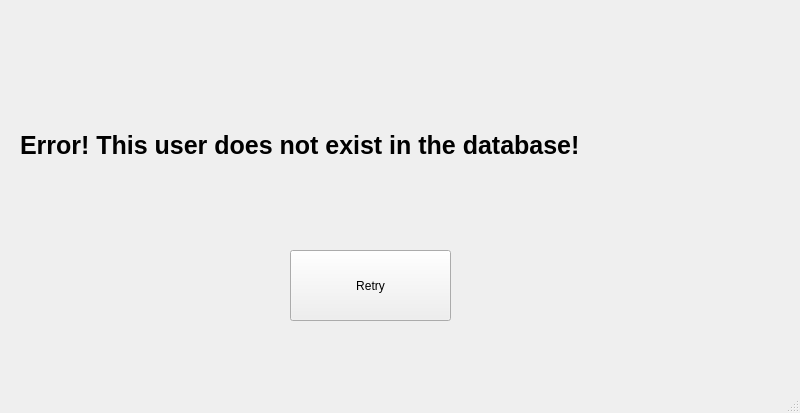
<?xml version="1.0" encoding="UTF-8"?>
<ui version="4.0">
 <class>MainWindow</class>
 <widget class="QMainWindow" name="MainWindow">
  <property name="geometry">
   <rect>
    <x>0</x>
    <y>0</y>
    <width>800</width>
    <height>413</height>
   </rect>
  </property>
  <property name="windowTitle">
   <string>MainWindow</string>
  </property>
  <widget class="QWidget" name="centralwidget">
   <widget class="QLabel" name="label">
    <property name="geometry">
     <rect>
      <x>20</x>
      <y>60</y>
      <width>771</width>
      <height>171</height>
     </rect>
    </property>
    <property name="font">
     <font>
      <pointsize>19</pointsize>
      <weight>75</weight>
      <bold>true</bold>
     </font>
    </property>
    <property name="text">
     <string>Error! This user does not exist in the database!</string>
    </property>
   </widget>
   <widget class="QPushButton" name="retry_button">
    <property name="geometry">
     <rect>
      <x>290</x>
      <y>250</y>
      <width>161</width>
      <height>71</height>
     </rect>
    </property>
    <property name="text">
     <string>Retry</string>
    </property>
   </widget>
  </widget>
  <widget class="QMenuBar" name="menubar">
   <property name="geometry">
    <rect>
     <x>0</x>
     <y>0</y>
     <width>800</width>
     <height>26</height>
    </rect>
   </property>
  </widget>
  <widget class="QStatusBar" name="statusbar"/>
 </widget>
 <resources/>
 <connections/>
</ui>
